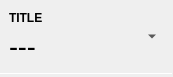
<?xml version="1.0" encoding="UTF-8"?>
<ui version="4.0">
 <class>NumberPane</class>
 <widget class="QWidget" name="NumberPane">
  <property name="geometry">
   <rect>
    <x>0</x>
    <y>0</y>
    <width>173</width>
    <height>77</height>
   </rect>
  </property>
  <property name="windowTitle">
   <string>Form</string>
  </property>
  <layout class="QVBoxLayout" name="verticalLayout">
   <property name="spacing">
    <number>0</number>
   </property>
   <property name="leftMargin">
    <number>0</number>
   </property>
   <property name="topMargin">
    <number>0</number>
   </property>
   <property name="rightMargin">
    <number>0</number>
   </property>
   <property name="bottomMargin">
    <number>0</number>
   </property>
   <item>
    <layout class="QHBoxLayout" name="horizontalLayout">
     <property name="spacing">
      <number>6</number>
     </property>
     <property name="leftMargin">
      <number>9</number>
     </property>
     <property name="topMargin">
      <number>9</number>
     </property>
     <property name="rightMargin">
      <number>9</number>
     </property>
     <property name="bottomMargin">
      <number>9</number>
     </property>
     <item>
      <layout class="QVBoxLayout" name="verticalLayout_2">
       <item>
        <widget class="QLabel" name="titleLabel">
         <property name="font">
          <font>
           <weight>75</weight>
           <bold>true</bold>
          </font>
         </property>
         <property name="text">
          <string notr="true">TITLE</string>
         </property>
        </widget>
       </item>
       <item>
        <widget class="QLabel" name="valueLabel">
         <property name="font">
          <font>
           <pointsize>20</pointsize>
          </font>
         </property>
         <property name="text">
          <string notr="true">---</string>
         </property>
        </widget>
       </item>
      </layout>
     </item>
     <item>
      <widget class="QToolButton" name="expandButton">
       <property name="text">
        <string notr="true"/>
       </property>
       <property name="autoRaise">
        <bool>true</bool>
       </property>
       <property name="arrowType">
        <enum>Qt::DownArrow</enum>
       </property>
      </widget>
     </item>
    </layout>
   </item>
   <item>
    <widget class="Line" name="line">
     <property name="maximumSize">
      <size>
       <width>16777215</width>
       <height>1</height>
      </size>
     </property>
     <property name="orientation">
      <enum>Qt::Horizontal</enum>
     </property>
    </widget>
   </item>
  </layout>
 </widget>
 <resources/>
 <connections/>
</ui>
